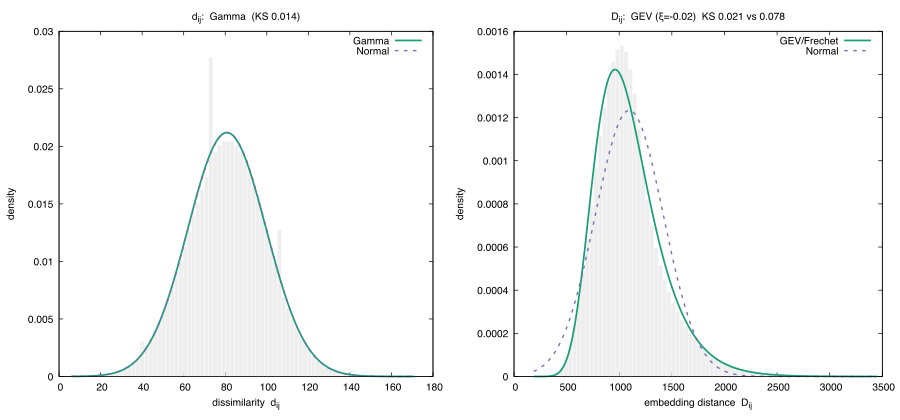

The script that saved this image:
# S1 / T4: distribution laws. d_ij ~ Gamma (not Normal); D_ij ~ GEV/Frechet (not Normal).
# Reads appendix/data/s1_{diss,dist}_{hist,curves}.tsv. Dark2 palette for the fitted curves.
paldir = system("echo ${GNUPLOT_PALETTES:-../../gnuplot-palettes}")
load paldir.'/dark2.pal'

set terminal pdfcairo enhanced font "Helvetica,11" size 9in,4.2in
set output 'fig_s1_distributions.pdf'

ks_dg = real(system("grep '^ks_d_gamma' data/theory_stats.txt | cut -f2"))
ks_Dg = real(system("grep '^ks_D_gev'   data/theory_stats.txt | cut -f2"))
ks_Dn = real(system("grep '^ks_D_normal' data/theory_stats.txt | cut -f2"))
xi    = real(system("grep '^xi'         data/theory_stats.txt | cut -f2"))

set multiplot layout 1,2
set style fill solid 0.30 noborder
set boxwidth 0.9 relative
set grid lc rgb '#e2e2e2'
set key top right
set ylabel 'density'

set title sprintf('d_{ij}:  Gamma  (KS %.3f)', ks_dg)
set xlabel 'dissimilarity  d_{ij}'
plot 'data/s1_diss_hist.tsv'   using 1:2 with boxes lc rgb '#c8c8c8' notitle, \
     'data/s1_diss_curves.tsv' using 1:2 with lines ls 1 lw 2.5 title 'Gamma', \
     'data/s1_diss_curves.tsv' using 1:3 with lines ls 3 lw 2.0 dt 2 title 'Normal'

set title sprintf('D_{ij}:  GEV ({/Symbol x}=%+.2f)  KS %.3f vs %.3f', xi, ks_Dg, ks_Dn)
set xlabel 'embedding distance  D_{ij}'
plot 'data/s1_dist_hist.tsv'   using 1:2 with boxes lc rgb '#c8c8c8' notitle, \
     'data/s1_dist_curves.tsv' using 1:2 with lines ls 1 lw 2.5 title 'GEV/Frechet', \
     'data/s1_dist_curves.tsv' using 1:3 with lines ls 3 lw 2.0 dt 2 title 'Normal'
unset multiplot
